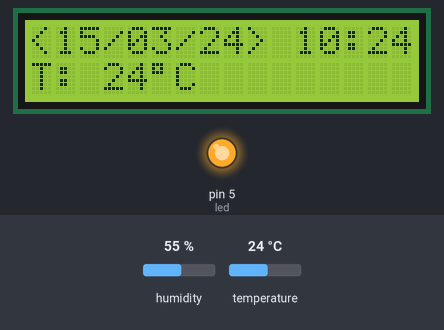
Recording of a sketch running on a simulated Arduino Uno, built with avr-gcc and run on an emulated ATmega328P. Parts: 16×2 character LCD, output pins drawn as LEDs (lit = HIGH). Inputs (shaded band) come from the test bench; at power-on: temperature 24 °C, humidity 55 %. The local clock reads 2024-03-15 10:24:30 at power-on unless the sketch sets it; what the sketch prints to the serial monitor is not drawn.

Above: at 5.7 s.
5.8 s: temperature set to 12 °C
At 10.4 s:
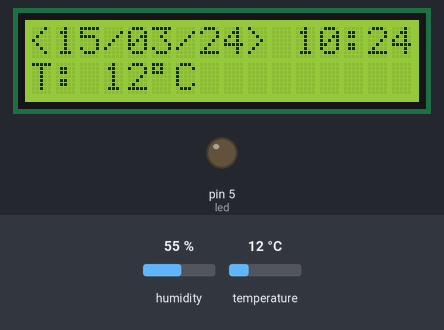
13.7 s: temperature set to 19 °C
At 18.6 s:
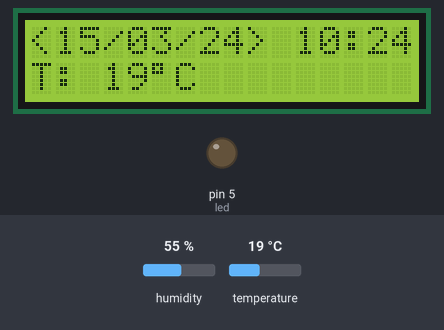
18.7 s: temperature set to 28 °C
At 22.5 s:
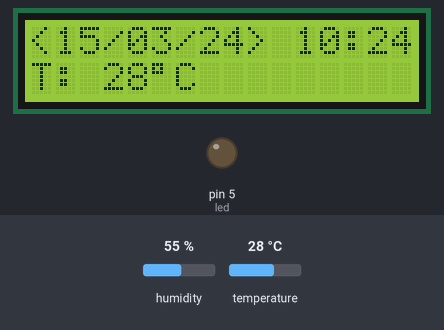
Timing chart, 0 to 28.9 s (numbered marks = the images above; inputs shaded):
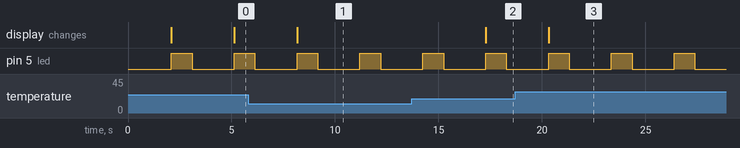

Measured:
- after the input at 5.8 s, the display: changes after 2.4 s (image 1)
- after the input at 13.7 s, the display: changes after 3.6 s (image 2)
- after the input at 18.7 s, the display: changes after 1.6 s (image 3)
- by itself, pin 5 (led): alternates HIGH for 1.0 s and LOW for 2.0 s

The sketch:

project_1.ino
```cpp
#include "DHT.h"

#define DHTPIN 18   // what pin we're connected to
#define DHTTYPE DHT22
DHT dht (DHTPIN, DHTTYPE);
int suhu;
int kelembaban;

#include <RTClib.h>
RTC_DS1307 rtc;
DateTime now;

// symbol temp
byte thermometer_symbol[8] =
      {
        B00100,
        B01010,
        B01010,
        B01110,
        B01110,
        B11111,
        B11111,
        B01110
      };


#define led 5

#include <Wire.h>
#include <LiquidCrystal_I2C.h>

LiquidCrystal_I2C lcd = LiquidCrystal_I2C(0x27, 16, 2);

void setup() {
  // put your setup code here, to run once:
  Serial.begin(115200);
  dht.begin();
  lcd.createChar(1, thermometer_symbol);

  rtc.begin();
  Serial.println("Hello, ESP32!");
  pinMode(led, OUTPUT);

  lcd.init(); // initialize the lcd
  lcd.backlight();
  lcd.setCursor(0, 0);
  lcd.print("Starting");
  lcd.setCursor(0, 1);
  lcd.print("Github/yonansyah");
  delay(2000);
  lcd.clear();
}

void loop() {

  digitalWrite(led, HIGH);
  delay(1000);
  digitalWrite(led, LOW);
  delay(1000);

  void getdataDHT();
  {
      // deklarasi
      float h = dht.readHumidity();
      float t = dht.readTemperature();
      suhu = t;
      kelembaban = h;

      // Check
      if (isnan(h) || isnan(t)) {
        Serial.println("Failed to read from DHT sensor!");
        return;
      }

      Serial.print("Suhu = ");
      Serial.print(suhu);
      Serial.println();
      Serial.print("Kelembaban = ");;
      Serial.print(kelembaban);
      Serial.println();
      Serial.println("================");
      delay(1000);

      lcd.setCursor(0, 1);
      // lcd.print(char(1));
      lcd.print("T: ");
      lcd.print(suhu);
      lcd.print((char)223);
      lcd.print("C");

      // lcd.setCursor(9, 0);
      // lcd.print("H: ");
      // lcd.print(kelembaban);
      // lcd.print("%");
  }

  void getdataRTC();
  {
    now=rtc.now();
    char buf[25];
    lcd.setCursor(0,0); sprintf(
                                buf,"<%02d/%02d/%2d> %02d:%02d:%02d",
                                now.day(),
                                now.month(),
                                now.year()%100,
                                now.hour(),
                                now.minute()
                                //now.second()
                              );
    lcd.print(buf);
    Serial.println(buf);
  }

}
```
